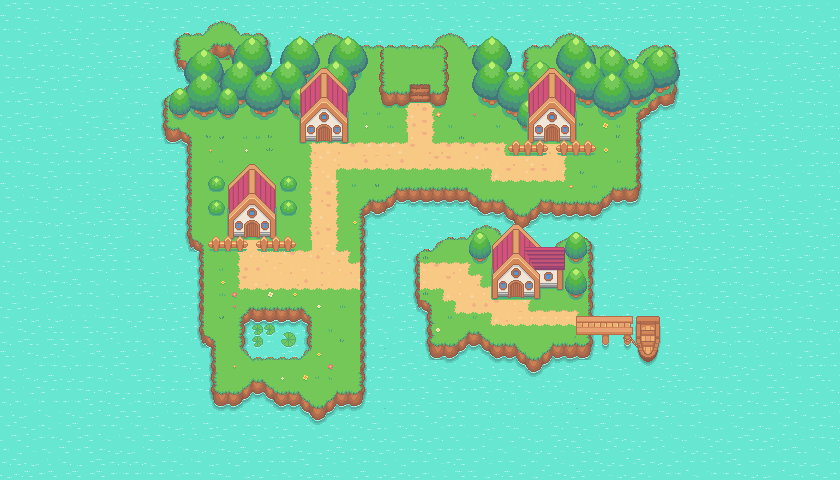

A level layout from a 2D game, rendered from its tile map. Below: a short description, then the map file with tile-grid data replaced by summaries:
An orthogonal 70x40 tile map with 12x12 px tiles, 12 tile layers (Water, Ground, Paths, -1, ...), 5 hidden layers not drawn, 2 tilesets.

<map version="1.10" tiledversion="1.10.2" orientation="orthogonal" renderorder="right-down" width="70" height="40" tilewidth="12" tileheight="12" infinite="0" nextlayerid="21" nextobjectid="1">
 <tileset firstgid="1" source="../Assets/Pokemon Game.tsx" />
 <tileset firstgid="1025" source="Collision.tsx" />
 <layer id="1" name="Water" width="70" height="40">
  <data>[2800 cells, 2798 non-empty, 9 distinct tile ids]</data>
 </layer>
 <layer id="2" name="Ground" width="70" height="40">
  <data>[2800 cells, 1211 non-empty, 165 distinct tile ids]</data>
 </layer>
 <layer id="13" name="Paths" width="70" height="40">
  <data>[2800 cells, 216 non-empty, 19 distinct tile ids]</data>
 </layer>
 <layer id="11" name="-1" width="70" height="40">
  <data>[2800 cells, 65 non-empty, 50 distinct tile ids]</data>
 </layer>
 <layer id="5" name="Trees" width="70" height="40">
  <data>[2800 cells, 150 non-empty, 21 distinct tile ids]</data>
 </layer>
 <layer id="7" name="Trees2" width="70" height="40">
  <data>[2800 cells, 140 non-empty, 20 distinct tile ids]</data>
 </layer>
 <layer id="8" name="Trees3" width="70" height="40">
  <data>[2800 cells, 64 non-empty, 16 distinct tile ids]</data>
 </layer>
 <layer id="16" name="TRrees4" width="70" height="40">
  <data>[2800 cells, 30 non-empty, 6 distinct tile ids]</data>
 </layer>
 <layer id="3" name="@nd" width="70" height="40">
  <data>[2800 cells, 50 non-empty, 43 distinct tile ids]</data>
 </layer>
 <layer id="17" name="BattleGrass" width="70" height="40" visible="0">
  <data>[2800 cells, 14 non-empty, 8 distinct tile ids]</data>
 </layer>
 <layer id="18" name="Grass flowers" width="70" height="40">
  <data>[2800 cells, 64 non-empty, 36 distinct tile ids]</data>
 </layer>
 <layer id="6" name="Houses" width="70" height="40">
  <data>[2800 cells, 254 non-empty, 155 distinct tile ids]</data>
 </layer>
 <layer id="9" name="Molo" width="70" height="40" visible="0">
  <data>[2800 cells, 15 non-empty, 12 distinct tile ids]</data>
 </layer>
 <layer id="12" name="Bush/fernce" width="70" height="40" visible="0">
  <data>[2800 cells, 8 non-empty, 4 distinct tile ids]</data>
 </layer>
 <layer id="10" name="Bush" width="70" height="40">
  <data>[2800 cells, 69 non-empty, 25 distinct tile ids]</data>
 </layer>
 <layer id="19" name="CollisionTiles" width="70" height="40" visible="0" opacity="0.4">
  <data>[2800 cells, 240 non-empty, 2 distinct tile ids]</data>
 </layer>
 <layer id="20" name="Foreground" width="70" height="40" visible="0">
  <data>[2800 cells, 24 non-empty, 14 distinct tile ids]</data>
 </layer>
</map>
